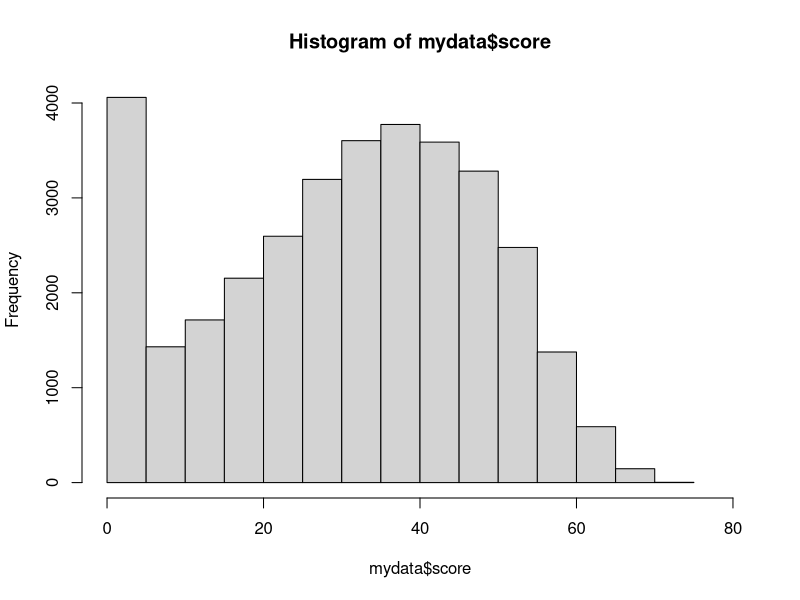
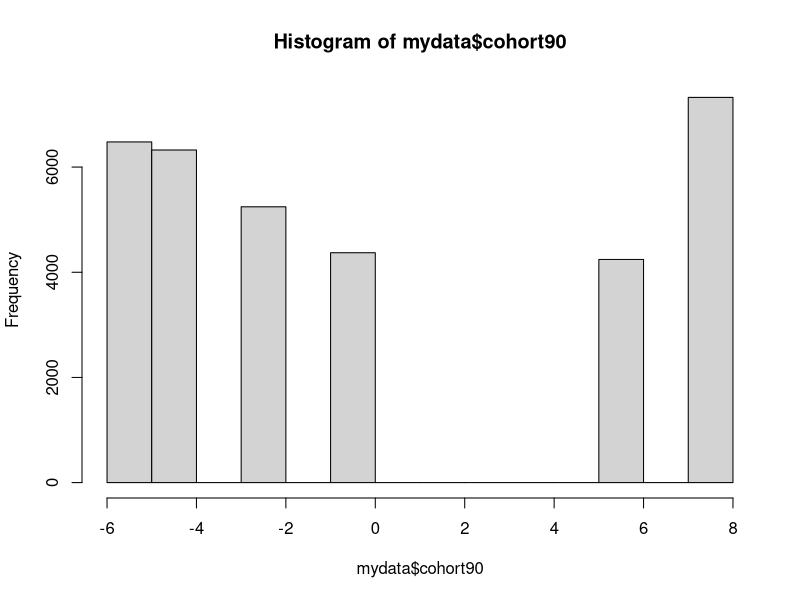

Generate these figures, in order, with R:
## ---- chunk 1
mydata <- read.csv(file = "3.1.txt", sep = ",", header = TRUE)
dim(mydata)
str(mydata)
## ---- chunk 2
mydata [1:20, ]
## ---- chunk 3
hist(mydata$score, xlim = c(0,80))
## ---- chunk 4
summary(mydata)
summary(mydata$score)

sd(mydata$score)
## ---- chunk 5
hist(mydata$cohort90, xlim = c(-6, 8))
## ---- chunk 6
mydata <- read.csv("3.1.txt", sep = ",", header = TRUE)

mytable <- table(mydata$cohort90)
mytable
## ---- chunk 7
prop.table(mytable)
## ---- chunk 8
mytablecomb <- cbind(mytable, prop.table(mytable), cumsum(prop.table(mytable)))
mytablecomb
